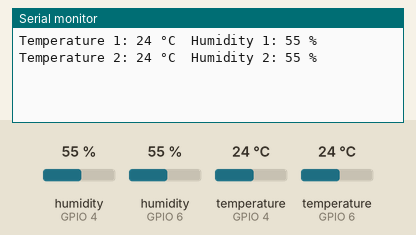
Bench run of a sketch on a simulated ESP32-S3. On the bench: the last lines printed to the serial monitor. The inputs (shaded band) are chosen by the test bench; at power-on: humidity (sensors on GPIO 4, GPIO 6) 55 %, temperature (sensors on GPIO 4, GPIO 6) 24 °C.

Above: at 1.8 s.
1.9 s: humidity (sensor on GPIO 4) set to 22 %
At 3.0 s:
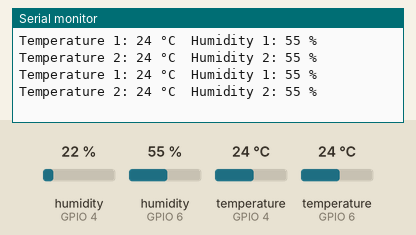
3.4 s: humidity (sensor on GPIO 6) set to 22 %
At 4.7 s:
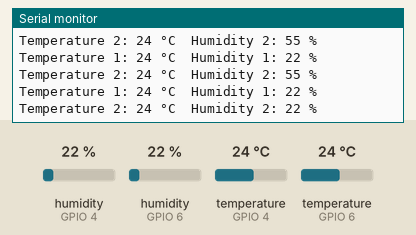
4.9 s: temperature (sensor on GPIO 4) set to 12 °C
At 6.1 s:
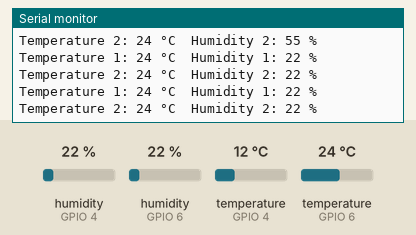
6.4 s: temperature (sensor on GPIO 6) set to 12 °C
At 6.9 s:
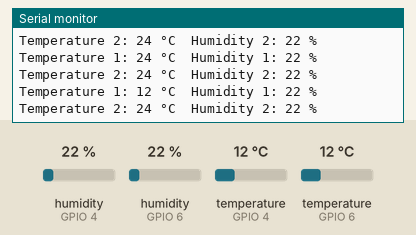
7.9 s: humidity (sensor on GPIO 4) set to 40 %
At 9.2 s:
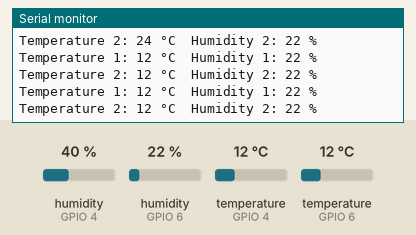
9.4 s: humidity (sensor on GPIO 6) set to 40 %
At 10.1 s:
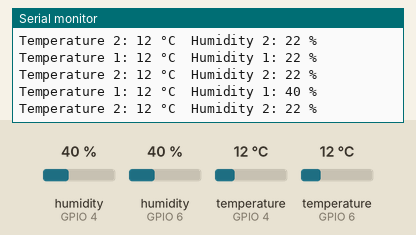
Timing chart, 0 to 11.9 s (numbered marks = the images above; inputs shaded):
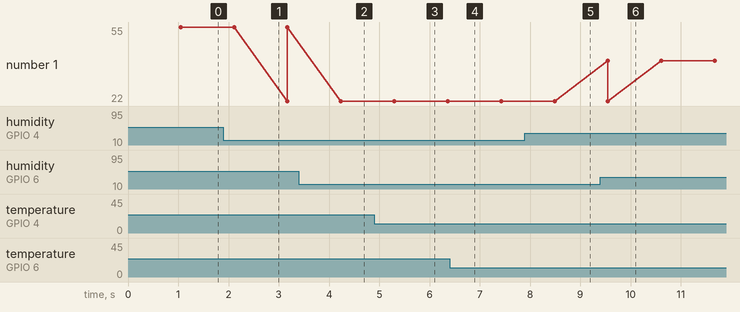

The sketch:

DHT11_dual.ino
```cpp
// Example testing sketch for various DHT humidity/temperature sensors
// Written by ladyada, public domain

// REQUIRES the following Arduino libraries:
// - DHT Sensor Library: https://github.com/adafruit/DHT-sensor-library
// - Adafruit Unified Sensor Lib: https://github.com/adafruit/Adafruit_Sensor

//Tachyon
//Works with both Arduino and ESP32-S3
//Used in Reptile Terrarium to monitor humidity and temperature
//This is the walk of development. Next will implement two sensors!

#include <DHT11.h>

DHT11 dht1(4);
DHT11 dht2(6);

void setup() {
    // Initialize serial communication to allow debugging and data readout.
    // Using a baud rate of 9600 bps.
    Serial.begin(9600);

    // Uncomment the line below to set a custom delay between sensor readings (in milliseconds).
    // dht11.setDelay(500); // Set this to the desired delay. Default is 500ms.
}

void loop() {
    int temperature1 = 0;
    int humidity1 = 0;

    int temperature2 = 0;
    int humidity2 = 0;

    // Attempt to read the temperature and humidity values from the DHT11 sensor.
    int result1 = dht1.readTemperatureHumidity(temperature1, humidity1);
    int result2 = dht2.readTemperatureHumidity(temperature2, humidity2);

    // Check the results of the readings.
    // If the reading is successful, print the temperature and humidity values.
    // If there are errors, print the appropriate error messages.
    if (result1 == 0) {
        Serial.print("Temperature 1: ");
        Serial.print(temperature1);
        Serial.print(" °C\tHumidity 1: ");
        Serial.print(humidity1);
        Serial.println(" %");
    } else {
        // Print error message based on the error code.
        Serial.println(DHT11::getErrorString(result1));
    }

    if (result2 == 0) {
        Serial.print("Temperature 2: ");
        Serial.print(temperature2);
        Serial.print(" °C\tHumidity 2: ");
        Serial.print(humidity2);
        Serial.println(" %");
    } else {
        // Print error message based on the error code.
        Serial.println(DHT11::getErrorString(result2));
    }
}
```

Measured:
- after the input at 3.4 s, the serial monitor: prints a new line after 0.84 s (image 2)
